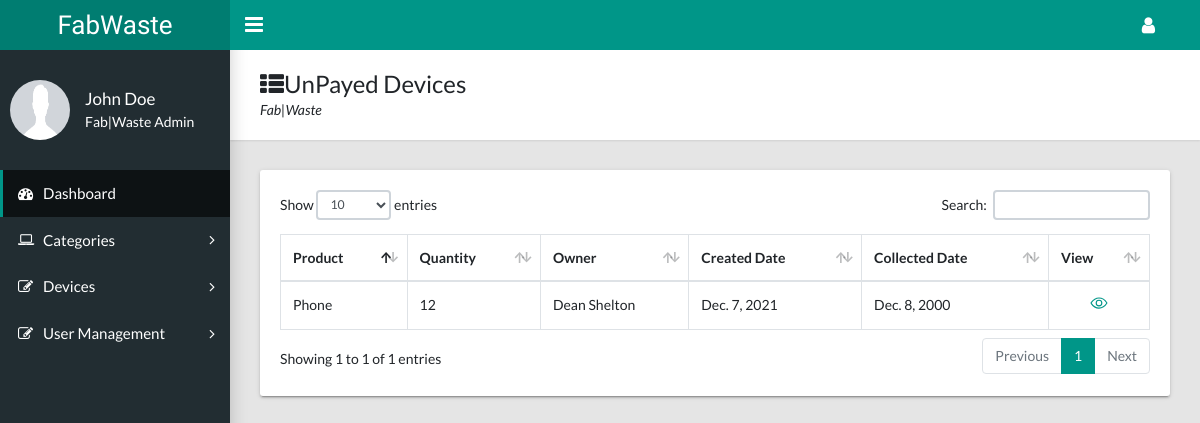
The page /dashboard/un-payed_ on the database as committed earlier.
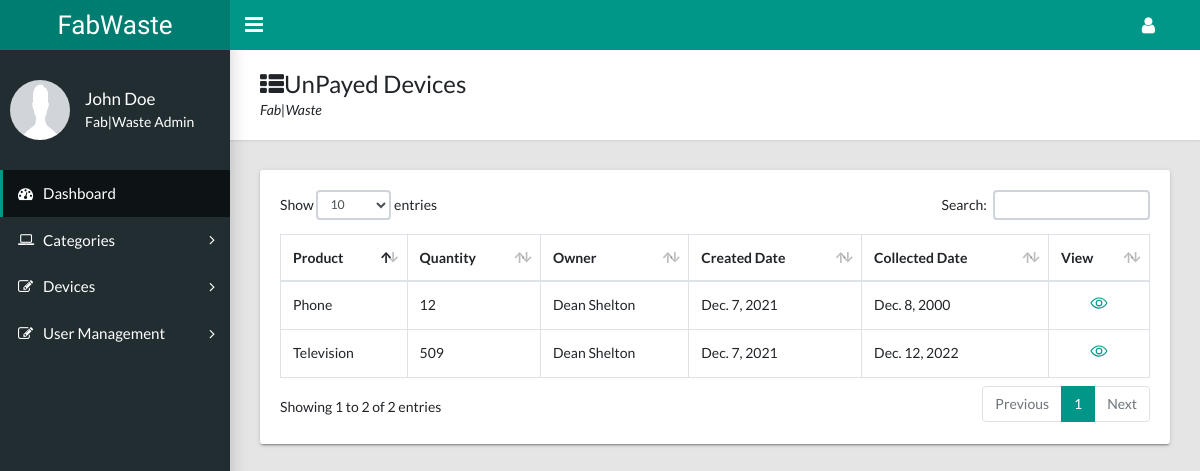
The same page on the database as committed later.
### products/models.py (models this page shows, shortened)
class Product(models.Model):
    AVAILABILITY = (
        ('Available', 'Available'),
        ('Not_Available', 'Not_Available'),
    )
    STATUS = (
        ('Pending', 'Pending'), ('Collected', 'Collected'),
    )
    user = models.ForeignKey(UsersAccount, on_delete=models.DO_NOTHING)
    product = models.ForeignKey(Category, on_delete=models.DO_NOTHING, null=True, blank=True)
    product_image = models.ImageField(upload_to='media')
    description = models.TextField()
    created_date = models.DateField(auto_now_add=True)
    collected_date = models.DateField(default=timezone.now)
    quantity = models.IntegerField()
    cost = models.CharField(max_length=20)
    other = models.CharField(max_length=50, null=True, blank=True)
    status = models.CharField(max_length=10, choices=STATUS, default='Pending')
    availability = models.CharField(max_length=20, choices=AVAILABILITY, default='Available', null=True)
    payed = models.BooleanField(default=False, null=True)

class Category(models.Model):
    name = models.CharField(max_length=100)
    cost = models.CharField(max_length=30, default=0)
    def __str__(self):
        return f'{self.name}'

### userauth/models.py (models this page shows, shortened)
class UsersAccount(AbstractBaseUser, PermissionsMixin):
    email = models.EmailField(verbose_name='Email Address', unique=True)
    full_name = models.CharField(max_length=50)
    mobile = models.CharField(max_length=12, blank=True)
    is_active = models.BooleanField(default=False)
    is_staff = models.BooleanField(default=False)
    created = models.DateTimeField(auto_now_add=True)
    updated = models.DateTimeField(auto_now=True)
    objects = CustomAccountManager()
    USERNAME_FIELD = 'email'
    REQUIRED_FIELDS = ['full_name']
    class Meta:
        verbose_name = 'Account'
        verbose_name_plural = 'Account'

### dashboard/views.py (the view)
# urls.py: path('un-payed_', un_payed_devices, name='un_payed'),
def un_payed_devices(request):
    devices = Product.objects.filter(payed=False).exclude(status='Collected')
    context = {
        'devices': devices,
    }
    return render(request, 'dashboard/not_payed_devices.html', context)

### templates/dashboard/not_payed_devices.html (shortened to what this page needs)
{% extends 'dashboard/dashboard.html' %}
{% load static %}
{% block dashboard_content %}
    <main class="app-content">
      <div class="app-title">
        <div>
          <h1><i class="fa fa-th-list"></i>UnPayed Devices</h1>
          <p>Fab|Waste</p>
        </div>
      </div>
      <div class="row">
        <div class="col-md-12">
          <div class="tile">
            <div class="tile-body">
              <div class="table-responsive">
                <table class="table table-hover table-bordered" id="sampleTable">
                  <thead>
                    <tr>
                      <th>Product</th>
                      <th>Quantity</th>
                      <th>Owner</th>
                      <th>Created Date</th>
                      <th>Collected Date</th>
                      <th>View</th>
                    </tr>
                  </thead>
                  <tbody>
                    {% for device in devices %}
                        <tr>
                          <td>{{ device.product}}</td>
                          <td>{{ device.quantity}}</td>
                          <td>{{ device.user.full_name}}</td>
                          <td>{{ device.created_date}}</td>
                          <td>{{ device.collected_date}}</td>
                          <td>
                            <div class="text-center">
                              <a href=""><ion-icon name="eye-outline" style="font-size: large"></ion-icon></a>
                            </div>
                          </td>
                        </tr>
                    {% endfor %}
                  </tbody>
                </table>
              </div>
            </div>
          </div>
        </div>
      </div>
    </main>
{% endblock %}

Rows that differ between the two databases and show on the page:
added Product: product "Television", quantity "509", user.full_name "Dean Shelton", created_date "Dec. 7, 2021", collected_date "Dec. 12, 2022"
Other text that changed with them:
text written by a page script: "Show entries Search: Showing 1 to 1 of 1 entries Previous 1 Next" → "Show entries Search: Showing 1 to 2 of 2 entries Previous 1 Next"
